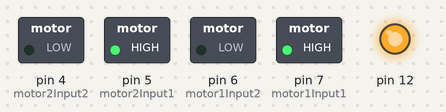
Bench run of a sketch on a simulated Arduino Uno, built with avr-gcc and run on an emulated ATmega328P. Shown: switched loads named in the sketch (green lamp = pin HIGH), output pins drawn as LEDs (lit = HIGH). What the sketch prints to the serial monitor is not drawn.

Above: at 0.1 s.
Timing chart, 0 to 1.6 s (numbered marks = the images above):
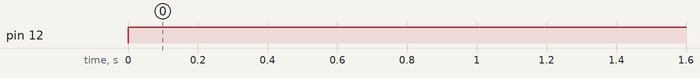

Measured:
- by itself, pin 12: LOW → HIGH at 0.00 s

The sketch:

CAR2wd.ino
```cpp
// Define the pins for the DC motors
// Motor 1 (Left Motor) control pins
const int motor1Input1 = 7;
const int motor1Input2 = 6;

// Motor 2 (Right Motor) control pins
const int motor2Input1 = 5;
const int motor2Input2 = 4;

const int motor2Input12 = 12; // An extra pin used

// If you are controlling ENA/ENB for speed or on/off, uncomment and define them.
// Otherwise, ensure the jumpers are on the L298N board for full speed.
// const int enablePinA = 9; // For L298N ENA
// const int enablePinB = 10; // For L298N ENB

void setup() {
  // Set all motor control pins as OUTPUTs
  pinMode(motor1Input1, OUTPUT);
  pinMode(motor1Input2, OUTPUT);
  pinMode(motor2Input1, OUTPUT);
  pinMode(motor2Input2, OUTPUT);
  pinMode(12, OUTPUT);

  // Spin both motors forward constantly
  // Motor 1 (Left Motor)
  digitalWrite(motor1Input1, HIGH);
  digitalWrite(motor1Input2, LOW);

  // Motor 2 (Right Motor)
  digitalWrite(motor2Input1, HIGH);
  digitalWrite(motor2Input2, LOW);

  Serial.begin(9600); // Starting serial communication
  Serial.println("Motors are now spinning constantly...");
}

void loop() {
  // Motors run continuously from setup().
  digitalWrite(12,HIGH); // Setting this pin HIGH.
}
```
